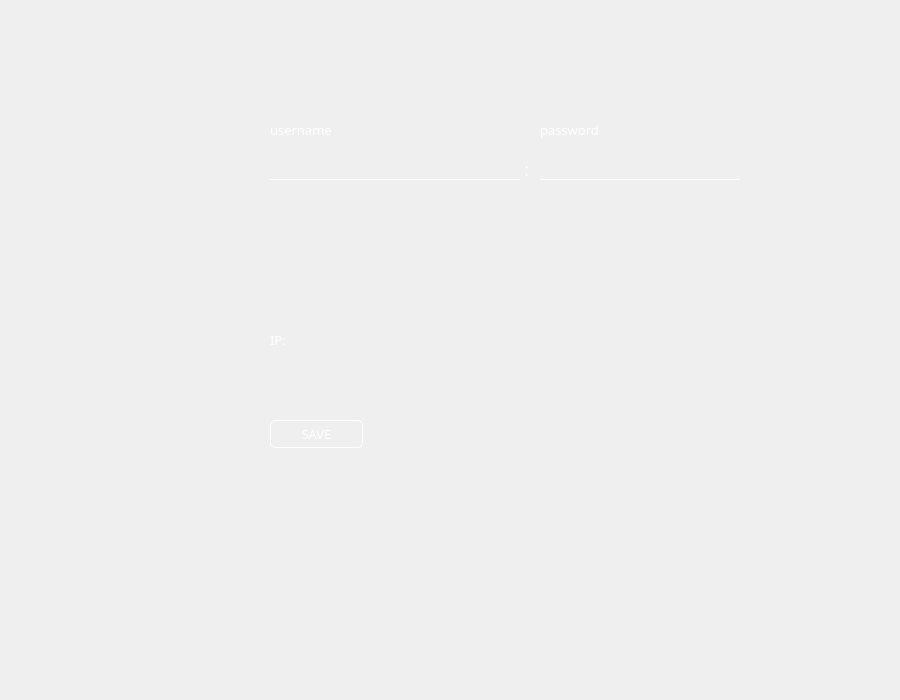
<?xml version="1.0" encoding="UTF-8"?>
<ui version="4.0">
 <class>SettingCell</class>
 <widget class="QWidget" name="SettingCell">
  <property name="geometry">
   <rect>
    <x>0</x>
    <y>0</y>
    <width>900</width>
    <height>700</height>
   </rect>
  </property>
  <property name="font">
   <font>
    <family>等线</family>
    <pointsize>10</pointsize>
   </font>
  </property>
  <property name="cursor">
   <cursorShape>IBeamCursor</cursorShape>
  </property>
  <property name="windowTitle">
   <string>Form</string>
  </property>
  <property name="styleSheet">
   <string notr="true"/>
  </property>
  <widget class="QLabel" name="setting_header">
   <property name="geometry">
    <rect>
     <x>70</x>
     <y>80</y>
     <width>141</width>
     <height>141</height>
    </rect>
   </property>
   <property name="cursor">
    <cursorShape>ArrowCursor</cursorShape>
   </property>
   <property name="styleSheet">
    <string notr="true">background: rgba(0,0,0,0);</string>
   </property>
   <property name="text">
    <string/>
   </property>
   <property name="pixmap">
    <pixmap resource="../images.qrc">:/new/headers/images/headers/11.png</pixmap>
   </property>
   <property name="scaledContents">
    <bool>true</bool>
   </property>
  </widget>
  <widget class="QLineEdit" name="setting_username">
   <property name="geometry">
    <rect>
     <x>270</x>
     <y>140</y>
     <width>250</width>
     <height>40</height>
    </rect>
   </property>
   <property name="font">
    <font>
     <family>等线</family>
     <pointsize>18</pointsize>
    </font>
   </property>
   <property name="cursor">
    <cursorShape>ArrowCursor</cursorShape>
   </property>
   <property name="styleSheet">
    <string notr="true">color: white; background: rgba(0,0,0,0); border: 0px 1px, 0px, 0px; border-bottom: 1px solid white; </string>
   </property>
  </widget>
  <widget class="QLabel" name="setting_ip">
   <property name="geometry">
    <rect>
     <x>270</x>
     <y>330</y>
     <width>500</width>
     <height>20</height>
    </rect>
   </property>
   <property name="font">
    <font>
     <family>等线</family>
     <pointsize>10</pointsize>
    </font>
   </property>
   <property name="styleSheet">
    <string notr="true">color: white; background: rgba(0,0,0,0);</string>
   </property>
   <property name="text">
    <string>IP:</string>
   </property>
  </widget>
  <widget class="QLineEdit" name="setting_password">
   <property name="geometry">
    <rect>
     <x>540</x>
     <y>140</y>
     <width>200</width>
     <height>40</height>
    </rect>
   </property>
   <property name="font">
    <font>
     <family>等线</family>
     <pointsize>10</pointsize>
    </font>
   </property>
   <property name="cursor">
    <cursorShape>ArrowCursor</cursorShape>
   </property>
   <property name="contextMenuPolicy">
    <enum>Qt::NoContextMenu</enum>
   </property>
   <property name="styleSheet">
    <string notr="true">color: white; background: rgba(0,0,0,0); border: 0px 1px, 0px, 0px; border-bottom: 1px solid white; </string>
   </property>
   <property name="echoMode">
    <enum>QLineEdit::Password</enum>
   </property>
  </widget>
  <widget class="QLabel" name="label_3">
   <property name="geometry">
    <rect>
     <x>520</x>
     <y>160</y>
     <width>20</width>
     <height>20</height>
    </rect>
   </property>
   <property name="font">
    <font>
     <family>等线</family>
     <pointsize>10</pointsize>
    </font>
   </property>
   <property name="styleSheet">
    <string notr="true">color: white; background: rgba(0,0,0,0);</string>
   </property>
   <property name="text">
    <string>：</string>
   </property>
  </widget>
  <widget class="QPushButton" name="setting_save">
   <property name="geometry">
    <rect>
     <x>270</x>
     <y>420</y>
     <width>93</width>
     <height>28</height>
    </rect>
   </property>
   <property name="font">
    <font>
     <family>等线</family>
     <pointsize>10</pointsize>
     <weight>50</weight>
     <bold>false</bold>
    </font>
   </property>
   <property name="styleSheet">
    <string notr="true">color: white; background: rgba(0,0,0,0); border: 1px solid white; border-radius: 5px;</string>
   </property>
   <property name="text">
    <string>SAVE</string>
   </property>
  </widget>
  <widget class="QLabel" name="setting_id_2">
   <property name="geometry">
    <rect>
     <x>270</x>
     <y>120</y>
     <width>61</width>
     <height>20</height>
    </rect>
   </property>
   <property name="font">
    <font>
     <family>等线</family>
     <pointsize>10</pointsize>
    </font>
   </property>
   <property name="styleSheet">
    <string notr="true">color: white; background: rgba(0,0,0,0);</string>
   </property>
   <property name="text">
    <string>username</string>
   </property>
  </widget>
  <widget class="QLabel" name="setting_id_3">
   <property name="geometry">
    <rect>
     <x>540</x>
     <y>120</y>
     <width>61</width>
     <height>20</height>
    </rect>
   </property>
   <property name="font">
    <font>
     <family>等线</family>
     <pointsize>10</pointsize>
    </font>
   </property>
   <property name="styleSheet">
    <string notr="true">color: white; background: rgba(0,0,0,0);</string>
   </property>
   <property name="text">
    <string>password</string>
   </property>
  </widget>
  <zorder>setting_ip</zorder>
  <zorder>setting_header</zorder>
  <zorder>setting_username</zorder>
  <zorder>setting_password</zorder>
  <zorder>label_3</zorder>
  <zorder>setting_save</zorder>
  <zorder>setting_id_2</zorder>
  <zorder>setting_id_3</zorder>
 </widget>
 <resources>
  <include location="../images.qrc"/>
 </resources>
 <connections/>
</ui>
